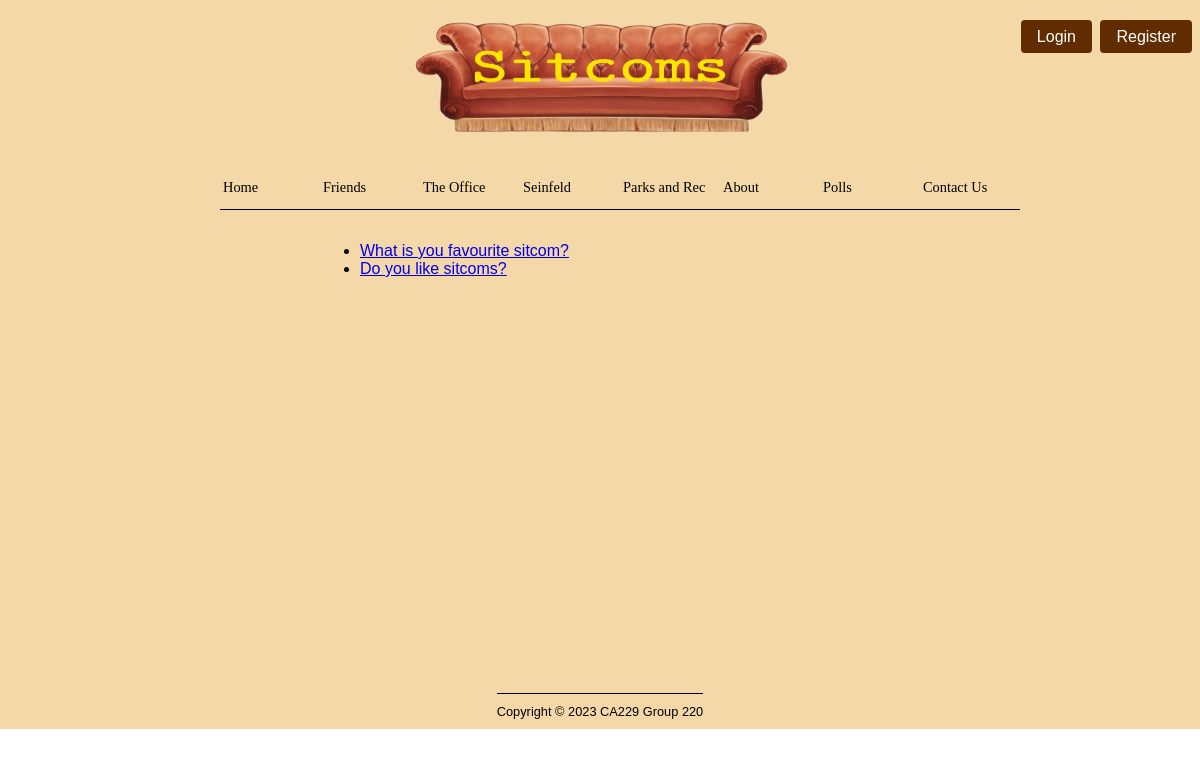
Screenshot of /polls/ with the database file from the repository.
### pages/models.py (models this page shows, shortened)
class Page(models.Model):
    title = models.CharField(max_length=60)
    permalink = models.CharField(max_length=12, unique=True)
    update_date = models.DateTimeField('Last Updated')
    create_date = models.DateField('First Published', default = datetime.date.today)
    bodytext = models.TextField('Page Content', blank=True)

### polls/models.py (models this page shows, shortened)
class Question(models.Model):
    question_text = models.CharField(max_length=200)
    pub_date = models.DateTimeField('date published')

### polls/views.py (the view)
# urls.py: path('', views.IndexView.as_view(), name='index'),
class IndexView(generic.ListView):
    template_name = 'polls/index.html'
    context_object_name = 'latest_question_list'
    def get_queryset(self):
        return Question.objects.order_by('-pub_date')[:5]
    def get_context_data(self, **kwargs):
        context = super().get_context_data(**kwargs)
        context['page_list'] = Page.objects.all()
        return context

### polls/templates/polls/index.html (shortened to what this page needs)
{% extends "pages/page.html" %}
{% load static %}
{% block main_content %}
    {% if latest_question_list %}
        <ul>
        {% for question in latest_question_list %}
            <li><a href="{% url 'polls:detail' question.id %}">{{ question.question_text }}</a></li>
        {% endfor %}
        </ul>
    {% else %}
        <p>No polls are available.</p>
{% endif %}
<br></br>
<br></br>
<br></br>
<br></br>
{% endblock main_content %}

### pages/templates/pages/page.html (shortened to what this page needs)
{% extends "base.html" %}
{% block sidenav %}
	{% for page in page_list %}
		<li><a href="{{ page.permalink }}">{{ page.title }}</a></li>
	{% endfor %}
	<li><a href="{% url 'polls:index' %}">Polls</a></li>
{% endblock sidenav %}

### simple_test_site/static/main.css (style rules this page uses)
html, body { font-family: 'Arial', sans-serif; margin: 0px; color: rgb(0, 0, 0); }
#nav li { display:block; width:100px; float:left; border:1px; padding-top: 10px; padding-bottom: 10px; font-size: 0.9em; list-style-type: none; border-bottom: thin solid #000000; color: #000000; }
#nav li a { display:block; padding:3px; text-decoration: none; background-color: transparent; color:rgb(0, 0, 0) }

### rows the page displays
Page: title "Home"
Page: title "Friends"
Page: title "The Office"
Page: title "Seinfeld"
Page: title "Parks and Rec"
Page: title "About"
Question: question_text "What is you favourite sitcom?"
Question: question_text "Do you like sitcoms?"
